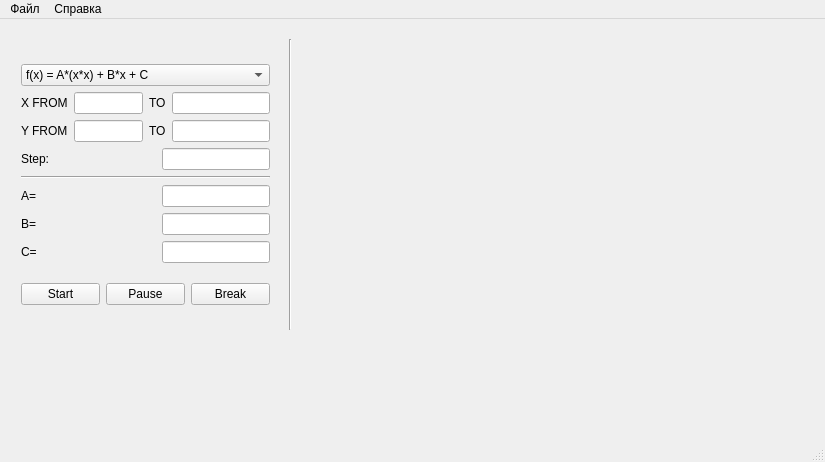
<?xml version="1.0" encoding="UTF-8"?>
<ui version="4.0">
 <class>MainWindow</class>
 <widget class="QMainWindow" name="MainWindow">
  <property name="geometry">
   <rect>
    <x>0</x>
    <y>0</y>
    <width>825</width>
    <height>462</height>
   </rect>
  </property>
  <property name="windowTitle">
   <string>MainWindow</string>
  </property>
  <widget class="QWidget" name="centralWidget">
   <widget class="Line" name="line">
    <property name="geometry">
     <rect>
      <x>280</x>
      <y>20</y>
      <width>20</width>
      <height>291</height>
     </rect>
    </property>
    <property name="orientation">
     <enum>Qt::Vertical</enum>
    </property>
   </widget>
   <widget class="QLabel" name="outputGraph">
    <property name="geometry">
     <rect>
      <x>300</x>
      <y>10</y>
      <width>511</width>
      <height>381</height>
     </rect>
    </property>
    <property name="text">
     <string/>
    </property>
   </widget>
   <widget class="QWidget" name="layoutWidget">
    <property name="geometry">
     <rect>
      <x>10</x>
      <y>20</y>
      <width>271</width>
      <height>291</height>
     </rect>
    </property>
    <layout class="QVBoxLayout" name="verticalLayout_main">
     <property name="sizeConstraint">
      <enum>QLayout::SetDefaultConstraint</enum>
     </property>
     <item>
      <layout class="QVBoxLayout" name="verticalLayout_math">
       <item>
        <layout class="QVBoxLayout" name="verticalLayout_4">
         <item>
          <layout class="QVBoxLayout" name="verticalLayout_3">
           <item>
            <widget class="QComboBox" name="funcBox">
             <item>
              <property name="text">
               <string>f(x) = A*(x*x) + B*x + C</string>
              </property>
             </item>
             <item>
              <property name="text">
               <string>f(x) = A * sin(x) + B * cos( C*x )</string>
              </property>
             </item>
             <item>
              <property name="text">
               <string>f(x) = A*log( B*x )</string>
              </property>
             </item>
             <item>
              <property name="text">
               <string>f(x) = A / ( sin(x*x) * B )</string>
              </property>
             </item>
            </widget>
           </item>
           <item>
            <layout class="QHBoxLayout" name="xLayout">
             <item>
              <layout class="QHBoxLayout" name="xFromLayout">
               <item>
                <widget class="QLabel" name="label_2">
                 <property name="sizePolicy">
                  <sizepolicy hsizetype="Fixed" vsizetype="Preferred">
                   <horstretch>0</horstretch>
                   <verstretch>0</verstretch>
                  </sizepolicy>
                 </property>
                 <property name="text">
                  <string>X FROM</string>
                 </property>
                </widget>
               </item>
               <item>
                <widget class="QLineEdit" name="inputLeftX">
                 <property name="sizePolicy">
                  <sizepolicy hsizetype="Fixed" vsizetype="Fixed">
                   <horstretch>0</horstretch>
                   <verstretch>0</verstretch>
                  </sizepolicy>
                 </property>
                </widget>
               </item>
              </layout>
             </item>
             <item>
              <layout class="QHBoxLayout" name="xToLayout">
               <item>
                <layout class="QHBoxLayout" name="horizontalLayout_2">
                 <item>
                  <widget class="QLabel" name="label_3">
                   <property name="sizePolicy">
                    <sizepolicy hsizetype="Fixed" vsizetype="Fixed">
                     <horstretch>0</horstretch>
                     <verstretch>0</verstretch>
                    </sizepolicy>
                   </property>
                   <property name="text">
                    <string>TO</string>
                   </property>
                  </widget>
                 </item>
                 <item>
                  <widget class="QLineEdit" name="inputRightX">
                   <property name="sizePolicy">
                    <sizepolicy hsizetype="Fixed" vsizetype="Fixed">
                     <horstretch>0</horstretch>
                     <verstretch>0</verstretch>
                    </sizepolicy>
                   </property>
                  </widget>
                 </item>
                </layout>
               </item>
              </layout>
             </item>
            </layout>
           </item>
           <item>
            <layout class="QHBoxLayout" name="yLayout">
             <item>
              <layout class="QHBoxLayout" name="yFromLayout">
               <item>
                <widget class="QLabel" name="label_5">
                 <property name="sizePolicy">
                  <sizepolicy hsizetype="Fixed" vsizetype="Preferred">
                   <horstretch>0</horstretch>
                   <verstretch>0</verstretch>
                  </sizepolicy>
                 </property>
                 <property name="text">
                  <string>Y FROM</string>
                 </property>
                </widget>
               </item>
               <item>
                <widget class="QLineEdit" name="inputBotY">
                 <property name="sizePolicy">
                  <sizepolicy hsizetype="Fixed" vsizetype="Fixed">
                   <horstretch>0</horstretch>
                   <verstretch>0</verstretch>
                  </sizepolicy>
                 </property>
                </widget>
               </item>
              </layout>
             </item>
             <item>
              <layout class="QHBoxLayout" name="yToLayout">
               <item>
                <layout class="QHBoxLayout" name="horizontalLayout_8">
                 <item>
                  <widget class="QLabel" name="label_6">
                   <property name="sizePolicy">
                    <sizepolicy hsizetype="Fixed" vsizetype="Fixed">
                     <horstretch>0</horstretch>
                     <verstretch>0</verstretch>
                    </sizepolicy>
                   </property>
                   <property name="text">
                    <string>TO</string>
                   </property>
                  </widget>
                 </item>
                 <item>
                  <widget class="QLineEdit" name="inputTopY">
                   <property name="sizePolicy">
                    <sizepolicy hsizetype="Fixed" vsizetype="Fixed">
                     <horstretch>0</horstretch>
                     <verstretch>0</verstretch>
                    </sizepolicy>
                   </property>
                  </widget>
                 </item>
                </layout>
               </item>
              </layout>
             </item>
            </layout>
           </item>
          </layout>
         </item>
         <item>
          <layout class="QHBoxLayout" name="horizontalLayout_9">
           <item>
            <widget class="QLabel" name="label_step">
             <property name="text">
              <string>Step:</string>
             </property>
            </widget>
           </item>
           <item>
            <widget class="QLineEdit" name="inputStep">
             <property name="sizePolicy">
              <sizepolicy hsizetype="Fixed" vsizetype="Fixed">
               <horstretch>0</horstretch>
               <verstretch>0</verstretch>
              </sizepolicy>
             </property>
            </widget>
           </item>
          </layout>
         </item>
        </layout>
       </item>
       <item>
        <widget class="Line" name="line_3">
         <property name="orientation">
          <enum>Qt::Horizontal</enum>
         </property>
        </widget>
       </item>
       <item>
        <layout class="QVBoxLayout" name="verticalLayout_TextFields">
         <item>
          <layout class="QHBoxLayout" name="horizontalLayout_A">
           <item>
            <widget class="QLabel" name="label_A">
             <property name="text">
              <string>&lt;html&gt;&lt;head/&gt;&lt;body&gt;&lt;p&gt;&lt;span style=&quot; color:#000000;&quot;&gt;A=&lt;/span&gt;&lt;/p&gt;&lt;/body&gt;&lt;/html&gt;</string>
             </property>
            </widget>
           </item>
           <item>
            <widget class="QLineEdit" name="inputA">
             <property name="sizePolicy">
              <sizepolicy hsizetype="Fixed" vsizetype="Fixed">
               <horstretch>0</horstretch>
               <verstretch>0</verstretch>
              </sizepolicy>
             </property>
            </widget>
           </item>
          </layout>
         </item>
         <item>
          <layout class="QHBoxLayout" name="horizontalLayout_B">
           <item>
            <widget class="QLabel" name="label_B">
             <property name="text">
              <string>&lt;html&gt;&lt;head/&gt;&lt;body&gt;&lt;p&gt;&lt;span style=&quot; color:#000000;&quot;&gt;B=&lt;/span&gt;&lt;/p&gt;&lt;/body&gt;&lt;/html&gt;</string>
             </property>
            </widget>
           </item>
           <item>
            <widget class="QLineEdit" name="inputB">
             <property name="sizePolicy">
              <sizepolicy hsizetype="Fixed" vsizetype="Fixed">
               <horstretch>0</horstretch>
               <verstretch>0</verstretch>
              </sizepolicy>
             </property>
            </widget>
           </item>
          </layout>
         </item>
         <item>
          <layout class="QHBoxLayout" name="horizontalLayout_C">
           <item>
            <widget class="QLabel" name="label_C">
             <property name="text">
              <string>&lt;html&gt;&lt;head/&gt;&lt;body&gt;&lt;p&gt;&lt;span style=&quot; color:#000000;&quot;&gt;C=&lt;/span&gt;&lt;/p&gt;&lt;/body&gt;&lt;/html&gt;</string>
             </property>
            </widget>
           </item>
           <item>
            <widget class="QLineEdit" name="inputC">
             <property name="sizePolicy">
              <sizepolicy hsizetype="Fixed" vsizetype="Fixed">
               <horstretch>0</horstretch>
               <verstretch>0</verstretch>
              </sizepolicy>
             </property>
            </widget>
           </item>
          </layout>
         </item>
        </layout>
       </item>
      </layout>
     </item>
     <item>
      <layout class="QHBoxLayout" name="btnLayout">
       <item>
        <widget class="QPushButton" name="btnStart">
         <property name="text">
          <string>Start</string>
         </property>
        </widget>
       </item>
       <item>
        <widget class="QPushButton" name="btnPause">
         <property name="text">
          <string>Pause</string>
         </property>
        </widget>
       </item>
       <item>
        <widget class="QPushButton" name="btnBreak">
         <property name="text">
          <string>Break</string>
         </property>
        </widget>
       </item>
      </layout>
     </item>
    </layout>
   </widget>
  </widget>
  <widget class="QMenuBar" name="menuBar">
   <property name="geometry">
    <rect>
     <x>0</x>
     <y>0</y>
     <width>825</width>
     <height>26</height>
    </rect>
   </property>
   <widget class="QMenu" name="menu">
    <property name="title">
     <string>Файл</string>
    </property>
    <addaction name="action"/>
    <addaction name="separator"/>
    <addaction name="action_3"/>
   </widget>
   <widget class="QMenu" name="menu_2">
    <property name="title">
     <string>Справка</string>
    </property>
   </widget>
   <addaction name="menu"/>
   <addaction name="menu_2"/>
  </widget>
  <widget class="QStatusBar" name="statusBar"/>
  <action name="action">
   <property name="text">
    <string>Сохранить картинку</string>
   </property>
  </action>
  <action name="action_3">
   <property name="text">
    <string>Выход</string>
   </property>
  </action>
 </widget>
 <layoutdefault spacing="6" margin="11"/>
 <resources/>
 <connections/>
</ui>
